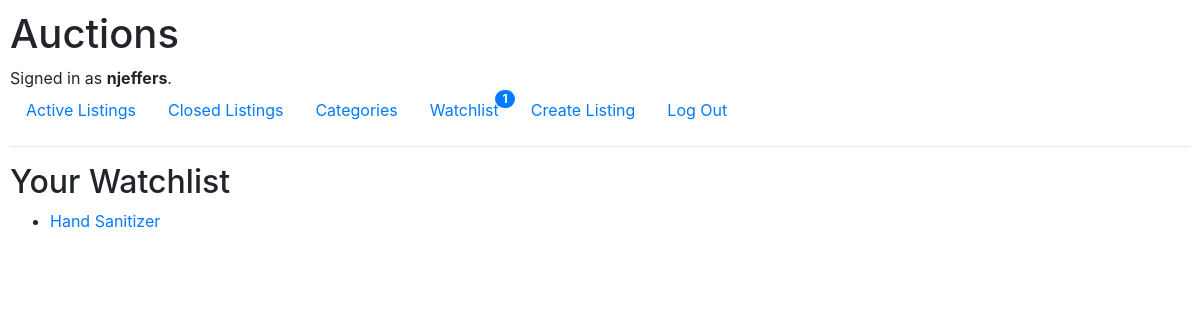
Screenshot of /watchlist (signed in) with the database file from the repository.
### auctions/models.py (models this page shows)
class User(AbstractUser):
    pass

class Listing(models.Model):
    title = models.CharField(max_length=64)
    description = models.TextField()
    imageLink = models.CharField(max_length=200, blank=True, default=None, null=True)
    uploadDate = models.DateTimeField()
    listedBy = models.ForeignKey(User, on_delete=models.CASCADE, related_name="listedBy")
    watched = models.ManyToManyField(User, blank=True, related_name="watching")
    currentbid = models.ForeignKey('Bids',on_delete=models.DO_NOTHING, null=True, blank=True, related_name="currentbid")
    category = models.ForeignKey('Category', on_delete=models.SET_NULL, related_name="categorize", blank=True, default=None, null=True)
    active = models.BooleanField(default=True)

### auctions/views.py (the view)
# urls.py: path("watchlist", views.watchlist, name="watchlist"),
@login_required
def watchlist(request):
    userid = request.user
    user = User.objects.get(pk=userid.id)
    return render(request,"auctions/watchlist.html",{
        "watchlist": user.watching.all()
    })

### auctions/templates/auctions/watchlist.html
{% extends "auctions/layout.html" %}
{% block body %}
<h2>Your Watchlist</h2>
    <ul>
        {% for watching in watchlist %}
            <li><a href="{% url 'item' watching.id %}"> {{ watching.title }}</a></li>
        {% endfor %}
    </ul>
{% endblock %}

### auctions/templates/auctions/layout.html (shortened to what this page needs)
{% load static %}
<!DOCTYPE html>
<html lang="en">
    <head>
        <link rel="stylesheet" href="https://stackpath.bootstrapcdn.com/bootstrap/4.4.1/css/bootstrap.min.css">
        <link href="{% static 'auctions/styles.css' %}" rel="stylesheet">
    </head>
    <body>
        <h1>Auctions</h1>
        <div>
            {% if user.is_authenticated %}
                Signed in as <strong>{{ user.username }}</strong>.
            {% else %}
                Not signed in.
            {% endif %}
        </div>
        <ul class="nav">
            <li class="nav-item">
                <a class="nav-link" href="{% url 'index' %}">Active Listings</a>
            </li>
            <li class="nav-item">
                <a class="nav-link" href="{% url 'closed' %}">Closed Listings</a>
            </li>
            <li class="nav-item">
                <a class="nav-link" href="{% url 'categories' %}">Categories</a>
            </li>
            <li class="nav-item">
                <span class="badge badge-pill badge-primary" style="float:right;margin-bottom:-10px;">{{ user.watching.count }}</span>
                <a class="nav-link" href="{% url 'watchlist' %}">Watchlist</a>
            </li>
            <li class="nav-item">
                <a class="nav-link" href="{% url 'create' %}">Create Listing</a>
            </li>
            {% if user.is_authenticated %}
                <li class="nav-item">
                    <a class="nav-link" href="{% url 'logout' %}">Log Out</a>
                </li>
            {% endif %}
        </ul>
        <hr>
        {% block body %}
        {% endblock %}
    </body>
</html>

### auctions/static/auctions/styles.css (style rules this page uses)
body { padding: 10px; }

### rows the page displays
User: username "njeffers", watching.count "1"
Listing: title "Hand Sanitizer"
